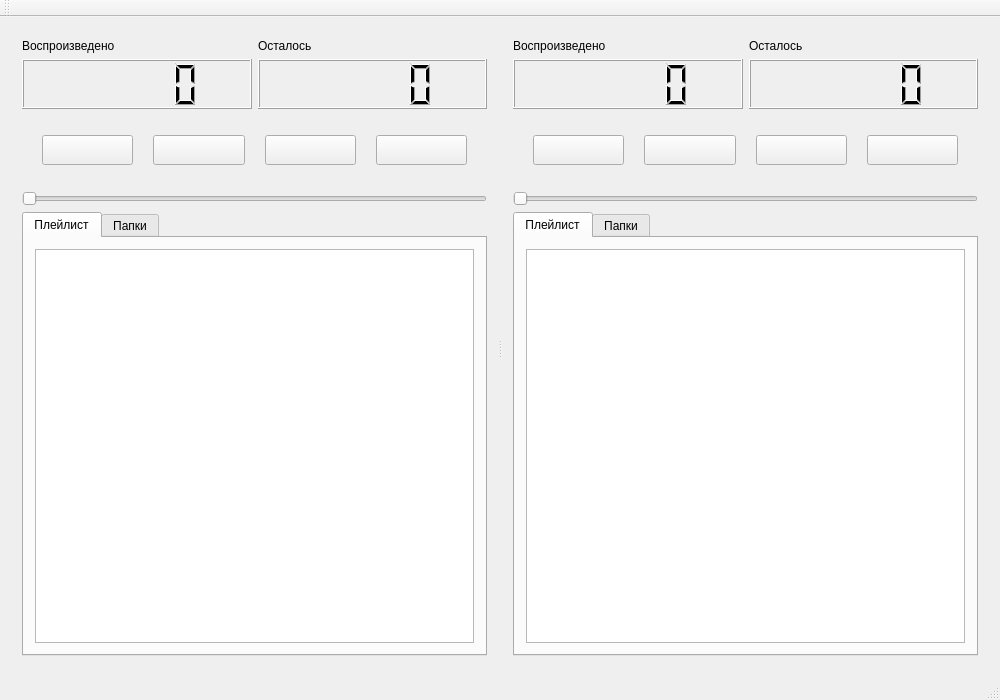
<?xml version="1.0" encoding="UTF-8"?>
<ui version="4.0">
 <class>PlayerMainWindow</class>
 <widget class="QMainWindow" name="PlayerMainWindow">
  <property name="geometry">
   <rect>
    <x>0</x>
    <y>0</y>
    <width>1000</width>
    <height>700</height>
   </rect>
  </property>
  <property name="windowTitle">
   <string>PlayerMainWindow</string>
  </property>
  <widget class="QWidget" name="centralWidget">
   <layout class="QVBoxLayout" name="verticalLayout_3">
    <item>
     <widget class="QSplitter" name="splitter">
      <property name="orientation">
       <enum>Qt::Horizontal</enum>
      </property>
      <widget class="QWidget" name="verticalLayoutWidget">
       <layout class="QVBoxLayout" name="player1_Layout">
        <item>
         <layout class="QHBoxLayout" name="timeOutNames1_Layout">
          <item>
           <widget class="QLabel" name="elepsed1Lable">
            <property name="text">
             <string>Воспроизведено</string>
            </property>
           </widget>
          </item>
          <item>
           <widget class="QLabel" name="left1Lbl">
            <property name="text">
             <string>Осталось</string>
            </property>
           </widget>
          </item>
         </layout>
        </item>
        <item>
         <layout class="QHBoxLayout" name="timeOutput1_Layout">
          <item>
           <widget class="QLCDNumber" name="elepsed1lcdNumber">
            <property name="minimumSize">
             <size>
              <width>0</width>
              <height>50</height>
             </size>
            </property>
           </widget>
          </item>
          <item>
           <widget class="QLCDNumber" name="left1lcdNumber">
            <property name="minimumSize">
             <size>
              <width>0</width>
              <height>50</height>
             </size>
            </property>
           </widget>
          </item>
         </layout>
        </item>
        <item>
         <layout class="QHBoxLayout" name="buttons1_Layout">
          <property name="spacing">
           <number>20</number>
          </property>
          <property name="leftMargin">
           <number>20</number>
          </property>
          <property name="topMargin">
           <number>20</number>
          </property>
          <property name="rightMargin">
           <number>20</number>
          </property>
          <property name="bottomMargin">
           <number>20</number>
          </property>
          <item>
           <widget class="QPushButton" name="back1Button">
            <property name="minimumSize">
             <size>
              <width>0</width>
              <height>30</height>
             </size>
            </property>
            <property name="text">
             <string/>
            </property>
           </widget>
          </item>
          <item>
           <widget class="QPushButton" name="play1Button">
            <property name="minimumSize">
             <size>
              <width>0</width>
              <height>30</height>
             </size>
            </property>
            <property name="text">
             <string/>
            </property>
           </widget>
          </item>
          <item>
           <widget class="QPushButton" name="stop1Button">
            <property name="minimumSize">
             <size>
              <width>0</width>
              <height>30</height>
             </size>
            </property>
            <property name="text">
             <string/>
            </property>
           </widget>
          </item>
          <item>
           <widget class="QPushButton" name="forward1Button">
            <property name="minimumSize">
             <size>
              <width>0</width>
              <height>30</height>
             </size>
            </property>
            <property name="text">
             <string/>
            </property>
           </widget>
          </item>
         </layout>
        </item>
        <item>
         <widget class="QSlider" name="trackPosition1_Slider">
          <property name="maximum">
           <number>0</number>
          </property>
          <property name="orientation">
           <enum>Qt::Horizontal</enum>
          </property>
         </widget>
        </item>
        <item>
         <widget class="QTabWidget" name="lists1_Widget">
          <property name="currentIndex">
           <number>0</number>
          </property>
          <widget class="QWidget" name="playlist1">
           <attribute name="title">
            <string>Плейлист</string>
           </attribute>
           <layout class="QVBoxLayout" name="verticalLayout_5">
            <item>
             <widget class="CustomListView" name="playlist1_View">
              <property name="inputMethodHints">
               <set>Qt::ImhNone</set>
              </property>
              <property name="editTriggers">
               <set>QAbstractItemView::NoEditTriggers</set>
              </property>
              <property name="dragEnabled">
               <bool>true</bool>
              </property>
              <property name="dragDropMode">
               <enum>QAbstractItemView::InternalMove</enum>
              </property>
              <property name="defaultDropAction">
               <enum>Qt::MoveAction</enum>
              </property>
              <property name="alternatingRowColors">
               <bool>false</bool>
              </property>
              <property name="selectionMode">
               <enum>QAbstractItemView::ExtendedSelection</enum>
              </property>
              <property name="selectionBehavior">
               <enum>QAbstractItemView::SelectRows</enum>
              </property>
              <property name="verticalScrollMode">
               <enum>QAbstractItemView::ScrollPerPixel</enum>
              </property>
              <property name="spacing">
               <number>1</number>
              </property>
             </widget>
            </item>
           </layout>
          </widget>
          <widget class="QWidget" name="folders1">
           <attribute name="title">
            <string>Папки</string>
           </attribute>
           <layout class="QVBoxLayout" name="verticalLayout">
            <item>
             <layout class="QVBoxLayout" name="folders1_Layout">
              <item>
               <widget class="QTreeView" name="folders1_View"/>
              </item>
              <item>
               <layout class="QHBoxLayout" name="foldersBtns1_Layout">
                <item>
                 <widget class="QPushButton" name="playSelected1_Button">
                  <property name="text">
                   <string>Воспроизвести</string>
                  </property>
                 </widget>
                </item>
                <item>
                 <widget class="QPushButton" name="addToPlaylist1_Button">
                  <property name="text">
                   <string>Добавить в плейлист</string>
                  </property>
                 </widget>
                </item>
               </layout>
              </item>
             </layout>
            </item>
           </layout>
          </widget>
         </widget>
        </item>
       </layout>
      </widget>
      <widget class="QWidget" name="verticalLayoutWidget_2">
       <layout class="QVBoxLayout" name="player2_Layout">
        <item>
         <layout class="QHBoxLayout" name="timeOutNames2_Layout">
          <item>
           <widget class="QLabel" name="elepsed2Lable">
            <property name="text">
             <string>Воспроизведено</string>
            </property>
           </widget>
          </item>
          <item>
           <widget class="QLabel" name="left2Lbl">
            <property name="text">
             <string>Осталось</string>
            </property>
           </widget>
          </item>
         </layout>
        </item>
        <item>
         <layout class="QHBoxLayout" name="timeOutput2_Layout">
          <item>
           <widget class="QLCDNumber" name="elepsed2lcdNumber">
            <property name="minimumSize">
             <size>
              <width>0</width>
              <height>50</height>
             </size>
            </property>
           </widget>
          </item>
          <item>
           <widget class="QLCDNumber" name="left2lcdNumber">
            <property name="minimumSize">
             <size>
              <width>0</width>
              <height>50</height>
             </size>
            </property>
           </widget>
          </item>
         </layout>
        </item>
        <item>
         <layout class="QHBoxLayout" name="buttons2_Layout">
          <property name="spacing">
           <number>20</number>
          </property>
          <property name="sizeConstraint">
           <enum>QLayout::SetDefaultConstraint</enum>
          </property>
          <property name="leftMargin">
           <number>20</number>
          </property>
          <property name="topMargin">
           <number>20</number>
          </property>
          <property name="rightMargin">
           <number>20</number>
          </property>
          <property name="bottomMargin">
           <number>20</number>
          </property>
          <item>
           <widget class="QPushButton" name="back2Button">
            <property name="minimumSize">
             <size>
              <width>0</width>
              <height>30</height>
             </size>
            </property>
            <property name="text">
             <string/>
            </property>
           </widget>
          </item>
          <item>
           <widget class="QPushButton" name="play2Button">
            <property name="minimumSize">
             <size>
              <width>0</width>
              <height>30</height>
             </size>
            </property>
            <property name="text">
             <string/>
            </property>
           </widget>
          </item>
          <item>
           <widget class="QPushButton" name="stop2Button">
            <property name="minimumSize">
             <size>
              <width>0</width>
              <height>30</height>
             </size>
            </property>
            <property name="text">
             <string/>
            </property>
           </widget>
          </item>
          <item>
           <widget class="QPushButton" name="forward2Button">
            <property name="minimumSize">
             <size>
              <width>0</width>
              <height>30</height>
             </size>
            </property>
            <property name="text">
             <string/>
            </property>
           </widget>
          </item>
         </layout>
        </item>
        <item>
         <widget class="QSlider" name="trackPosition2_Slider">
          <property name="maximum">
           <number>0</number>
          </property>
          <property name="orientation">
           <enum>Qt::Horizontal</enum>
          </property>
         </widget>
        </item>
        <item>
         <widget class="QTabWidget" name="lists2_Widget">
          <property name="currentIndex">
           <number>0</number>
          </property>
          <widget class="QWidget" name="playlist2">
           <attribute name="title">
            <string>Плейлист</string>
           </attribute>
           <layout class="QVBoxLayout" name="verticalLayout_6">
            <item>
             <widget class="CustomListView" name="playlist2_View">
              <property name="editTriggers">
               <set>QAbstractItemView::NoEditTriggers</set>
              </property>
              <property name="dragEnabled">
               <bool>true</bool>
              </property>
              <property name="dragDropMode">
               <enum>QAbstractItemView::InternalMove</enum>
              </property>
              <property name="defaultDropAction">
               <enum>Qt::MoveAction</enum>
              </property>
              <property name="alternatingRowColors">
               <bool>false</bool>
              </property>
              <property name="selectionMode">
               <enum>QAbstractItemView::ExtendedSelection</enum>
              </property>
              <property name="selectionBehavior">
               <enum>QAbstractItemView::SelectRows</enum>
              </property>
              <property name="spacing">
               <number>1</number>
              </property>
             </widget>
            </item>
           </layout>
          </widget>
          <widget class="QWidget" name="folders2">
           <attribute name="title">
            <string>Папки</string>
           </attribute>
           <layout class="QVBoxLayout" name="verticalLayout_2">
            <item>
             <layout class="QVBoxLayout" name="folders2_Layout">
              <item>
               <widget class="QTreeView" name="folders2_View"/>
              </item>
              <item>
               <layout class="QHBoxLayout" name="foldersBtns2_Layout">
                <item>
                 <widget class="QPushButton" name="playSelected2_Button">
                  <property name="text">
                   <string>Воспроизвести</string>
                  </property>
                 </widget>
                </item>
                <item>
                 <widget class="QPushButton" name="addToPlaylist2_Button">
                  <property name="text">
                   <string>Добавить в плейлист</string>
                  </property>
                 </widget>
                </item>
               </layout>
              </item>
             </layout>
            </item>
           </layout>
          </widget>
         </widget>
        </item>
       </layout>
      </widget>
     </widget>
    </item>
   </layout>
  </widget>
  <widget class="QMenuBar" name="menuBar">
   <property name="geometry">
    <rect>
     <x>0</x>
     <y>0</y>
     <width>1000</width>
     <height>22</height>
    </rect>
   </property>
  </widget>
  <widget class="QToolBar" name="mainToolBar">
   <attribute name="toolBarArea">
    <enum>TopToolBarArea</enum>
   </attribute>
   <attribute name="toolBarBreak">
    <bool>false</bool>
   </attribute>
  </widget>
  <widget class="QStatusBar" name="statusBar"/>
 </widget>
 <layoutdefault spacing="6" margin="11"/>
 <customwidgets>
  <customwidget>
   <class>CustomListView</class>
   <extends>QListView</extends>
   <header>customlistview.h</header>
  </customwidget>
 </customwidgets>
 <resources/>
 <connections/>
</ui>
